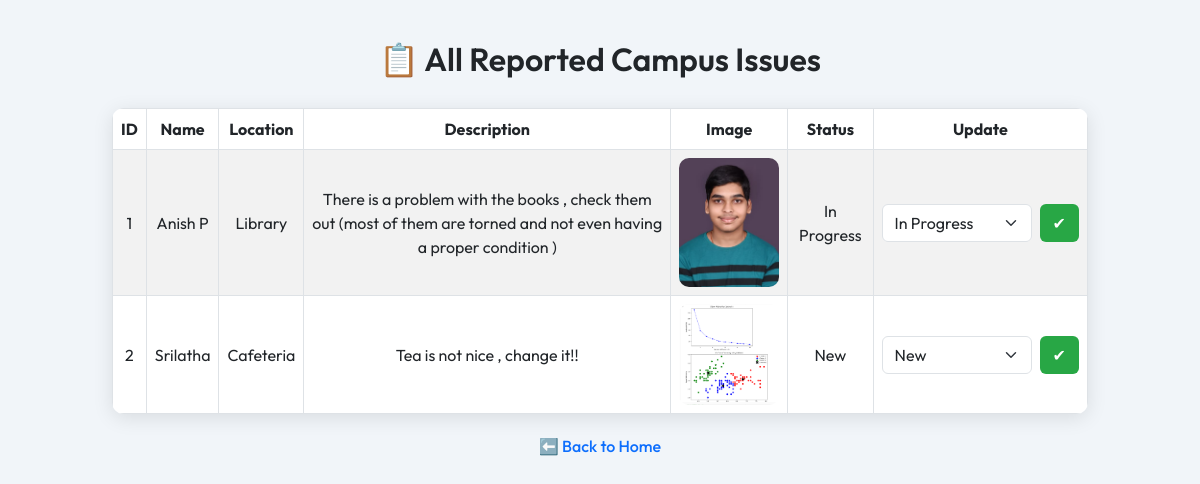
/view_issues, run on the app's committed database.
### tables this page shows
CREATE TABLE issues (
        id INTEGER PRIMARY KEY, name TEXT, location TEXT, description TEXT,
        image TEXT, status TEXT);

### app.py (the view)
@app.route('/view_issues')
def view_issues():
    conn = sqlite3.connect('database.db')
    rows = conn.execute('SELECT * FROM issues').fetchall()
    conn.close()
    return render_template('issues.html', rows=rows)

### templates/issues.html (shortened to what this page needs)
<!DOCTYPE html>
<html lang="en">
<head>
    <link href="https://cdn.jsdelivr.net/npm/bootstrap@5.3.0/dist/css/bootstrap.min.css" rel="stylesheet">
</head>
<body>
    <div class="container">
        <h2>📋 All Reported Campus Issues</h2>
        <table class="table table-bordered table-striped align-middle text-center">
            <thead>
                <tr>
                    <th>ID</th>
                    <th>Name</th>
                    <th>Location</th>
                    <th>Description</th>
                    <th>Image</th>
                    <th>Status</th>
                    <th>Update</th>
                </tr>
            </thead>
            <tbody>
                {% for r in rows %}
                <tr>
                    <td>{{ r[0] }}</td>
                    <td>{{ r[1] }}</td>
                    <td>{{ r[2] }}</td>
                    <td>{{ r[3] }}</td>
                    <td><img src="/uploads/{{ r[4] }}" alt="Issue Image"></td>
                    <td>{{ r[5] }}</td>
                    <td>
                        <form action="/update_status/{{ r[0] }}" method="post" class="d-flex justify-content-center align-items-center gap-2">
                            <select name="status" class="form-select">
                                <option {% if r[5] == 'New' %}selected{% endif %}>New</option>
                                <option {% if r[5] == 'In Progress' %}selected{% endif %}>In Progress</option>
                            </select>
                            <button type="submit" class="btn btn-update">✔</button>
                        </form>
                    </td>
                </tr>
                {% endfor %}
            </tbody>
        </table>
        <div class="back">
            <a href="/">⬅️ Back to Home</a>
        </div>
    </div>
</body>
</html>

### templates/issues.html (style rules this page uses)
body { font-family: 'Outfit', sans-serif; background: #f1f5f9; padding: 40px; }
.container { max-width: 1000px; margin: auto; }
h2 { text-align: center; font-weight: 600; margin-bottom: 30px; }
table { border-radius: 12px; overflow: hidden; box-shadow: 0 4px 20px rgba(0,0,0,0.1); }
th { background-color: #0d6efd; color: white; vertical-align: middle; }
td { vertical-align: middle; }
img { border-radius: 10px; max-width: 100px; height: auto; }
.form-select { width: 150px; }
.btn-update { background-color: #28a745; color: white; }
.back { text-align: center; margin-top: 20px; }
.back a { color: #0d6efd; text-decoration: none; font-weight: 500; }

### data on the page
issues: id "1", name "Anish P", location "Library", description "There is a problem with the books , check them out (most of them are torned and not even having a proper condition )", image (picture), status "In Progress"
issues: id "2", name "Srilatha", location "Cafeteria", description "Tea is not nice , change it!!", image (picture), status "New"
